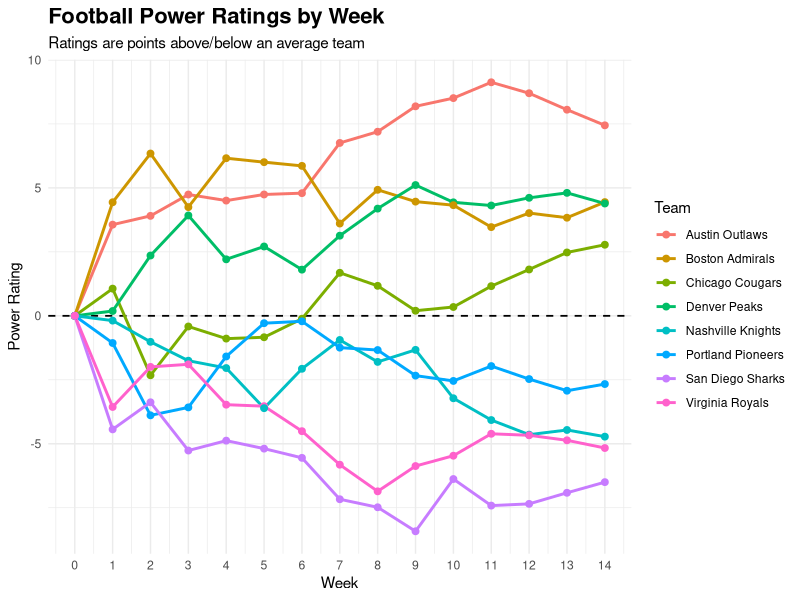
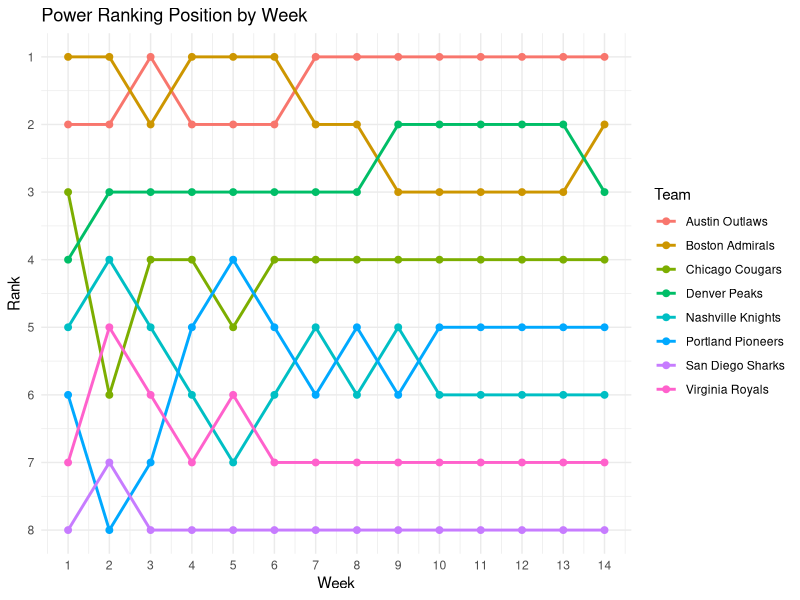
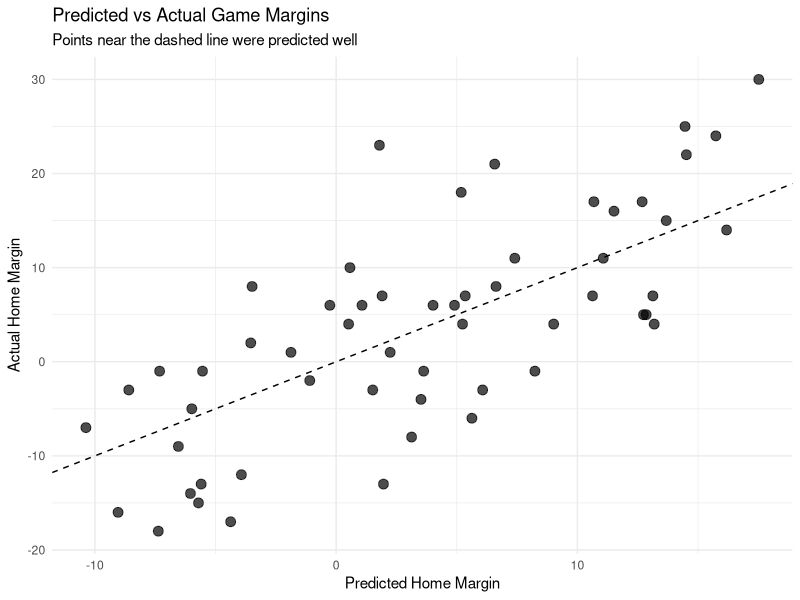
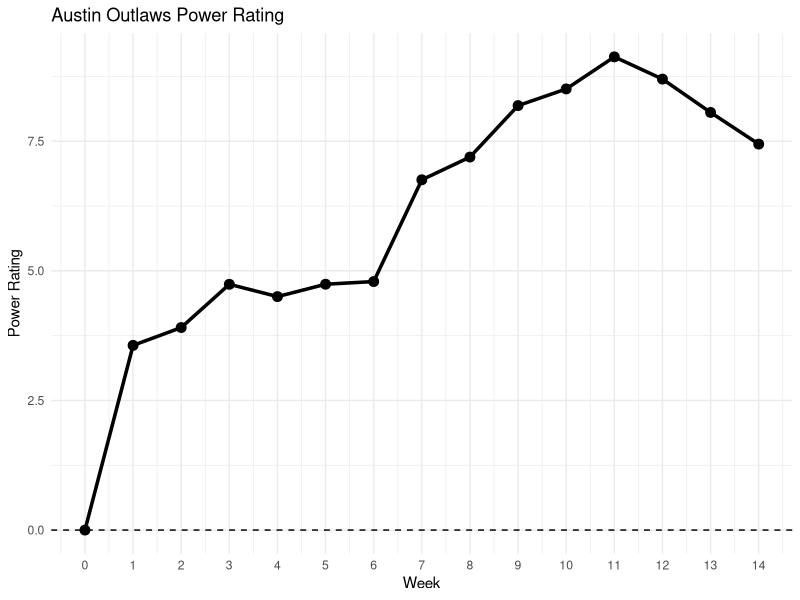
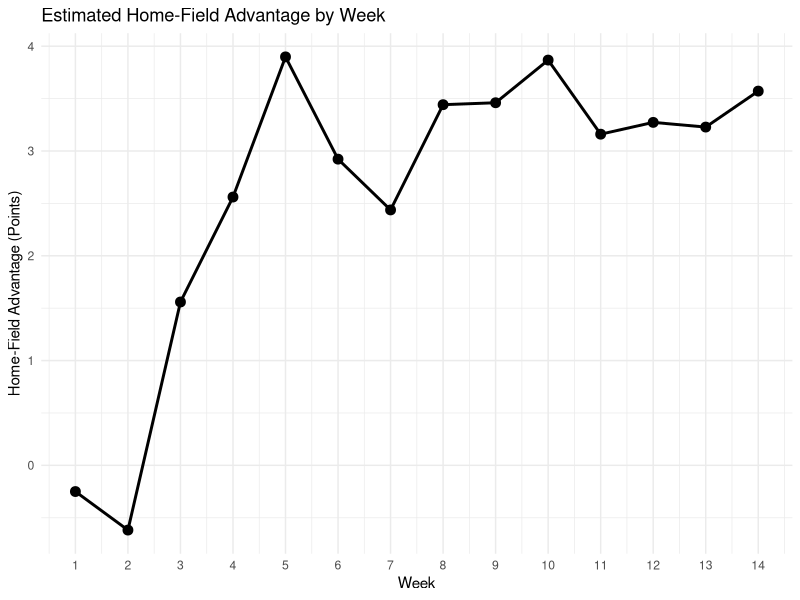

Write the R code that produced these figures, in order.
# ============================================================
# FOOTBALL POWER RATINGS - VERSION 1
# ============================================================
#
# Goal:
# Create a completely results-based power rating system.
#
# Every team begins at 0.
# No preseason rankings are used.
#
# Ratings are based on:
#   1. Scoring margin
#   2. Opponent strength
#   3. Home-field advantage
#
#
# Basic model:
#
# Home Margin =
#     Home Field Advantage
#     + Home Team Rating
#     - Away Team Rating
#     + Random Error
#
#
# Interpretation:
#
# Rating = expected points better/worse than an average team
# on a neutral field.
#
# Example:
#
# Team A = +7
# Team B = -2
#
# Neutral-field expected margin:
#
#     7 - (-2) = 9
#
# Team A would be about a 9-point favorite.
#
# ============================================================



# ============================================================
# 1. LOAD PACKAGES
# ============================================================

# Install this once if necessary:
# install.packages("ggplot2")

library(ggplot2)



# ============================================================
# 2. LOAD GAME DATA
# ============================================================

# Make sure this CSV is in your R working directory.
#
# You can check your working directory using:
#
# getwd()
#
# You can change it using:
#
# setwd("/path/to/your/folder")


games <- read.csv(
  "football_power_ratings_games.csv",
  stringsAsFactors = FALSE
)


# Examine the data
head(games)

str(games)

dim(games)



# ============================================================
# 3. BASIC DATA CHECKS
# ============================================================

# Calculate scoring margin from the home team's perspective
#
# Positive = home team won
# Negative = away team won

games$margin <-
  games$home_score -
  games$away_score


# Get every team in the league

teams <- sort(
  unique(
    c(
      games$home_team,
      games$away_team
    )
  )
)


# Print teams
teams


# Number of teams
length(teams)


# Number of games
nrow(games)


# Number of weeks
max(games$week)



# ============================================================
# 4. CHECK GAMES PLAYED BY EACH TEAM
# ============================================================

games_played_total <- sapply(
  teams,
  function(team) {
    
    sum(
      games$home_team == team |
        games$away_team == team
    )
    
  }
)


games_played_total



# ============================================================
# 5. CHECK HOME AND AWAY GAMES
# ============================================================

home_games <- sapply(
  teams,
  function(team) {
    
    sum(
      games$home_team == team
    )
    
  }
)


away_games <- sapply(
  teams,
  function(team) {
    
    sum(
      games$away_team == team
    )
    
  }
)


home_games

away_games



# ============================================================
# 6. POWER RATING FUNCTION
# ============================================================

# This is the core of the entire system.
#
# We estimate:
#
# margin =
#     home-field advantage
#     + home rating
#     - away rating
#
#
# We also use a small ridge penalty.
#
# Why?
#
# Early in the season there are not enough games to precisely
# identify each team's true strength.
#
# The ridge penalty pulls uncertain estimates slightly toward 0.
#
# IMPORTANT:
#
# Every team is treated exactly the same.
#
# Therefore this DOES NOT introduce preseason rankings.
#
# lambda controls the strength of the shrinkage.
#
# Larger lambda = ratings pulled more toward 0
# Smaller lambda = ratings react more aggressively
#
# We will begin with:
#
# lambda = 2


fit_power_ratings <- function(
    data,
    league_teams,
    lambda = 2
) {
  
  # ----------------------------------------------------------
  # Number of games
  # ----------------------------------------------------------
  
  n_games <- nrow(data)
  
  
  # Number of teams
  n_teams <- length(league_teams)
  
  
  # ----------------------------------------------------------
  # Response variable
  # ----------------------------------------------------------
  
  # Home scoring margin
  
  y <-
    data$home_score -
    data$away_score
  
  
  # ----------------------------------------------------------
  # Create model matrix
  # ----------------------------------------------------------
  
  # Columns will be:
  #
  # HFA
  # Team 1
  # Team 2
  # ...
  # Team 8
  
  X <- matrix(
    0,
    nrow = n_games,
    ncol = n_teams + 1
  )
  
  
  # Give columns names
  
  colnames(X) <-
    c(
      "HFA",
      league_teams
    )
  
  
  # ----------------------------------------------------------
  # Home-field column
  # ----------------------------------------------------------
  
  # Every game has a home team,
  # so the HFA column is always 1.
  
  X[, "HFA"] <- 1
  
  
  # ----------------------------------------------------------
  # Team columns
  # ----------------------------------------------------------
  
  # Home team receives +1.
  # Away team receives -1.
  #
  # Example:
  #
  # Austin vs Boston
  #
  # Austin = +1
  # Boston = -1
  # everyone else = 0
  
  
  for (i in seq_len(n_games)) {
    
    home_team <- data$home_team[i]
    
    away_team <- data$away_team[i]
    
    
    X[
      i,
      home_team
    ] <- 1
    
    
    X[
      i,
      away_team
    ] <- -1
    
  }
  
  
  
  # ----------------------------------------------------------
  # Ridge penalty matrix
  # ----------------------------------------------------------
  
  # HFA is NOT penalized.
  #
  # Team ratings ARE penalized slightly.
  
  penalty <- diag(
    c(
      0,
      rep(lambda, n_teams)
    )
  )
  
  
  
  # ----------------------------------------------------------
  # Estimate parameters
  # ----------------------------------------------------------
  
  # Ridge regression formula:
  #
  # beta =
  # (X'X + lambda I)^(-1) X'y
  
  
  beta <- solve(
    crossprod(X) + penalty,
    crossprod(X, y)
  )
  
  
  
  # ----------------------------------------------------------
  # Extract home-field advantage
  # ----------------------------------------------------------
  
  hfa <- as.numeric(
    beta["HFA", 1]
  )
  

  
  
  # ----------------------------------------------------------
  # Extract team ratings
  # ----------------------------------------------------------
  
  ratings <- as.numeric(
    beta[league_teams, 1]
  )
  
  names(ratings) <- league_teams
  
  
  
  # ----------------------------------------------------------
  # Center ratings at zero
  # ----------------------------------------------------------
  
  # Average team should always equal exactly 0.
  
  ratings <-
    ratings -
    mean(ratings)
  
  
  
  # ----------------------------------------------------------
  # Count games played
  # ----------------------------------------------------------
  
  games_played <- sapply(
    league_teams,
    function(team) {
      
      sum(
        data$home_team == team |
          data$away_team == team
      )
      
    }
  )
  
  
  
  # ----------------------------------------------------------
  # Create results table
  # ----------------------------------------------------------
  
  rating_table <- data.frame(
    
    team = league_teams,
    
    rating = as.numeric(ratings),
    
    games_played = as.numeric(games_played),
    
    stringsAsFactors = FALSE
    
  )
  
  
  
  # ----------------------------------------------------------
  # Create rankings
  # ----------------------------------------------------------
  
  # Highest rating receives Rank 1.
  
  rating_table$rank <- rank(
    -rating_table$rating,
    ties.method = "min"
  )
  
  
  
  # Sort from best to worst
  
  rating_table <- rating_table[
    order(
      rating_table$rank
    ),
  ]
  
  
  rownames(rating_table) <- NULL
  
  
  
  # ----------------------------------------------------------
  # Return model results
  # ----------------------------------------------------------
  
  return(
    
    list(
      
      ratings = rating_table,
      
      home_field = hfa,
      
      coefficients = beta
      
    )
    
  )
  
}



# ============================================================
# 7. WEEK 0
# ============================================================

# Before any games are played:
#
# EVERY TEAM = 0
#
# There are no preseason assumptions.

week_zero <- data.frame(
  
  team = teams,
  
  rating = 0,
  
  games_played = 0,
  
  rank = NA,
  
  week = 0,
  
  home_field = 0,
  
  stringsAsFactors = FALSE
  
)


week_zero



# ============================================================
# 8. CALCULATE WEEK-BY-WEEK RATINGS
# ============================================================

# We recalculate the entire system every week.
#
# Week 1:
# Only Week 1 games
#
# Week 2:
# Weeks 1-2
#
# Week 3:
# Weeks 1-3
#
# etc.
#
# NO future games are allowed into previous weeks.


max_week <- max(
  games$week
)


weekly_list <- list()


# Add Week 0
weekly_list[[1]] <- week_zero



# Loop through the season

for (w in 1:max_week) {
  
  
  # ----------------------------------------------------------
  # Keep only games played through this week
  # ----------------------------------------------------------
  
  current_games <- games[
    games$week <= w,
  ]
  
  
  
  # ----------------------------------------------------------
  # Fit rating system
  # ----------------------------------------------------------
  
  current_model <- fit_power_ratings(
    
    data = current_games,
    
    league_teams = teams,
    
    lambda = 2
    
  )
  
  
  
  # ----------------------------------------------------------
  # Extract ratings
  # ----------------------------------------------------------
  
  week_ratings <-
    current_model$ratings
  
  
  
  # Add week number
  
  week_ratings$week <- w
  
  
  
  # Add current HFA estimate
  
  week_ratings$home_field <-
    current_model$home_field
  
  
  
  # Store results
  
  weekly_list[[w + 1]] <-
    week_ratings
  
}



# ============================================================
# 9. COMBINE ALL WEEKS
# ============================================================

weekly_ratings <- do.call(
  rbind,
  weekly_list
)


rownames(weekly_ratings) <- NULL



# Look at results

weekly_ratings



# ============================================================
# 10. FINAL-SEASON POWER RATINGS
# ============================================================

final_model <- fit_power_ratings(
  
  data = games,
  
  league_teams = teams,
  
  lambda = 2
  
)


final_ratings <-
  final_model$ratings


cat(
  "\n========================================\n"
)

cat(
  "FINAL POWER RATINGS\n"
)

cat(
  "========================================\n\n"
)


print(
  final_ratings
)



# ============================================================
# 11. FINAL HOME-FIELD ADVANTAGE
# ============================================================

cat(
  "\nEstimated Home-Field Advantage:",
  round(
    final_model$home_field,
    2
  ),
  "points\n"
)



# ============================================================
# 12. LOOK AT A SPECIFIC WEEK
# ============================================================

# Change this number to whichever week you want.

week_to_view <- 5


week_results <- weekly_ratings[
  
  weekly_ratings$week == week_to_view,
  
]


# Sort by rank

week_results <- week_results[
  order(
    week_results$rank
  ),
]


cat(
  "\n========================================\n"
)

cat(
  "POWER RATINGS AFTER WEEK",
  week_to_view,
  "\n"
)

cat(
  "========================================\n\n"
)


print(
  week_results
)



# ============================================================
# 13. WEEKLY RANKINGS TABLE
# ============================================================

weekly_rankings <- weekly_ratings[
  order(
    weekly_ratings$week,
    weekly_ratings$rank
  ),
]


weekly_rankings



# ============================================================
# 14. PLOT POWER RATINGS OVER TIME
# ============================================================

rating_plot <- ggplot(
  
  weekly_ratings,
  
  aes(
    x = week,
    y = rating,
    color = team
  )
  
) +
  
  geom_hline(
    yintercept = 0,
    linetype = "dashed",
    linewidth = 0.6
  ) +
  
  geom_line(
    linewidth = 1
  ) +
  
  geom_point(
    size = 2
  ) +
  
  scale_x_continuous(
    breaks = 0:max_week
  ) +
  
  labs(
    
    title = "Football Power Ratings by Week",
    
    subtitle =
      "Ratings are points above/below an average team",
    
    x = "Week",
    
    y = "Power Rating",
    
    color = "Team"
    
  ) +
  
  theme_minimal() +
  
  theme(
    
    plot.title =
      element_text(
        face = "bold",
        size = 16
      ),
    
    legend.position = "right"
    
  )


print(
  rating_plot
)



# ============================================================
# 15. PLOT WEEKLY RANK
# ============================================================

rank_plot <- ggplot(
  
  weekly_ratings[
    weekly_ratings$week > 0,
  ],
  
  aes(
    x = week,
    y = rank,
    color = team
  )
  
) +
  
  geom_line(
    linewidth = 1
  ) +
  
  geom_point(
    size = 2
  ) +
  
  scale_y_reverse(
    
    breaks = 1:length(teams)
    
  ) +
  
  scale_x_continuous(
    
    breaks = 1:max_week
    
  ) +
  
  labs(
    
    title = "Power Ranking Position by Week",
    
    x = "Week",
    
    y = "Rank",
    
    color = "Team"
    
  ) +
  
  theme_minimal()


print(
  rank_plot
)



# ============================================================
# 16. PREDICT A MATCHUP
# ============================================================

predict_game <- function(
    home_team,
    away_team,
    model
) {
  
  
  ratings <-
    model$ratings
  
  
  
  # Get home team rating
  
  home_rating <- ratings$rating[
    ratings$team == home_team
  ]
  
  
  
  # Get away team rating
  
  away_rating <- ratings$rating[
    ratings$team == away_team
  ]
  
  
  
  # Error checking
  
  if (
    length(home_rating) == 0
  ) {
    
    stop(
      paste(
        "Home team not found:",
        home_team
      )
    )
    
  }
  
  
  if (
    length(away_rating) == 0
  ) {
    
    stop(
      paste(
        "Away team not found:",
        away_team
      )
    )
    
  }
  
  
  
  # Home-field advantage
  
  hfa <-
    model$home_field
  
  
  
  # Predicted margin
  
  predicted_margin <-
    
    home_rating -
    away_rating +
    hfa
  
  
  
  # Print results
  
  cat(
    "\n========================================\n"
  )
  
  cat(
    "MATCHUP PREDICTION\n"
  )
  
  cat(
    "========================================\n\n"
  )
  
  
  cat(
    "Home Team:",
    home_team,
    "\n"
  )
  
  
  cat(
    "Away Team:",
    away_team,
    "\n\n"
  )
  
  
  cat(
    "Home Rating:",
    round(
      home_rating,
      2
    ),
    "\n"
  )
  
  
  cat(
    "Away Rating:",
    round(
      away_rating,
      2
    ),
    "\n"
  )
  
  
  cat(
    "Home-Field Advantage:",
    round(
      hfa,
      2
    ),
    "\n\n"
  )
  
  
  cat(
    "Predicted Home Margin:",
    round(
      predicted_margin,
      2
    ),
    "\n\n"
  )
  
  
  
  # Favorite
  
  if (
    predicted_margin > 0
  ) {
    
    cat(
      home_team,
      "is favored by",
      round(
        predicted_margin,
        1
      ),
      "points.\n"
    )
    
    
  } else if (
    predicted_margin < 0
  ) {
    
    cat(
      away_team,
      "is favored by",
      round(
        abs(predicted_margin),
        1
      ),
      "points.\n"
    )
    
    
  } else {
    
    cat(
      "The matchup is rated as even.\n"
    )
    
  }
  
  
  
  # Return value invisibly
  
  invisible(
    predicted_margin
  )
  
}



# ============================================================
# 17. EXAMPLE MATCHUP PREDICTION
# ============================================================

predict_game(
  
  home_team =
    "Austin Outlaws",
  
  away_team =
    "Boston Admirals",
  
  model =
    final_model
  
)



# ============================================================
# 18. GET RATING FOR EACH GAME
# ============================================================

# Make a lookup vector.

rating_lookup <-
  final_ratings$rating


names(rating_lookup) <-
  final_ratings$team



# Add ratings to game data

games$home_rating <-
  rating_lookup[
    games$home_team
  ]


games$away_rating <-
  rating_lookup[
    games$away_team
  ]



# ============================================================
# 19. PREDICT EVERY GAME
# ============================================================

games$predicted_margin <-
  
  final_model$home_field +
  
  games$home_rating -
  
  games$away_rating



# Actual margin

games$actual_margin <-
  
  games$home_score -
  
  games$away_score



# Prediction error

games$residual <-
  
  games$actual_margin -
  
  games$predicted_margin



# Look at predictions

head(
  games[
    ,
    c(
      "week",
      "home_team",
      "away_team",
      "actual_margin",
      "predicted_margin",
      "residual"
    )
  ]
)



# ============================================================
# 20. MODEL RMSE
# ============================================================

rmse <- sqrt(
  
  mean(
    games$residual^2
  )
  
)


cat(
  "\nModel RMSE:",
  round(
    rmse,
    3
  ),
  "points\n"
)



# ============================================================
# 21. MODEL MAE
# ============================================================

mae <- mean(
  abs(
    games$residual
  )
)


cat(
  "Model MAE:",
  round(
    mae,
    3
  ),
  "points\n"
)



# ============================================================
# 22. CORRELATION BETWEEN PREDICTED AND ACTUAL MARGINS
# ============================================================

margin_correlation <- cor(
  
  games$predicted_margin,
  
  games$actual_margin
  
)


cat(
  "Predicted/Actual Margin Correlation:",
  round(
    margin_correlation,
    3
  ),
  "\n"
)



# ============================================================
# 23. DID THE MODEL PICK THE CORRECT WINNER?
# ============================================================

games$predicted_home_win <-
  games$predicted_margin > 0


games$actual_home_win <-
  games$actual_margin > 0


games$correct_winner <-
  
  games$predicted_home_win ==
  games$actual_home_win



winner_accuracy <- mean(
  games$correct_winner
)


cat(
  "Winner Prediction Accuracy:",
  round(
    winner_accuracy * 100,
    1
  ),
  "%\n"
)



# ============================================================
# 24. PLOT PREDICTED VS ACTUAL MARGINS
# ============================================================

prediction_plot <- ggplot(
  
  games,
  
  aes(
    x = predicted_margin,
    y = actual_margin
  )
  
) +
  
  geom_point(
    size = 3,
    alpha = 0.7
  ) +
  
  geom_abline(
    
    intercept = 0,
    
    slope = 1,
    
    linetype = "dashed"
    
  ) +
  
  labs(
    
    title =
      "Predicted vs Actual Game Margins",
    
    subtitle =
      "Points near the dashed line were predicted well",
    
    x =
      "Predicted Home Margin",
    
    y =
      "Actual Home Margin"
    
  ) +
  
  theme_minimal()


print(
  prediction_plot
)



# ============================================================
# 25. VIEW ONE TEAM'S RATING HISTORY
# ============================================================

team_to_view <-
  "Austin Outlaws"


team_history <- weekly_ratings[
  
  weekly_ratings$team ==
    team_to_view,
  
]


team_history



# ============================================================
# 26. PLOT ONE TEAM
# ============================================================

single_team_plot <- ggplot(
  
  team_history,
  
  aes(
    x = week,
    y = rating
  )
  
) +
  
  geom_hline(
    
    yintercept = 0,
    
    linetype = "dashed"
    
  ) +
  
  geom_line(
    linewidth = 1.2
  ) +
  
  geom_point(
    size = 3
  ) +
  
  scale_x_continuous(
    breaks = 0:max_week
  ) +
  
  labs(
    
    title = paste(
      team_to_view,
      "Power Rating"
    ),
    
    x = "Week",
    
    y = "Power Rating"
    
  ) +
  
  theme_minimal()


print(
  single_team_plot
)



# ============================================================
# 27. HOME-FIELD ADVANTAGE OVER TIME
# ============================================================

# One HFA estimate exists for every team in each week,
# so keep only one observation per week.

hfa_history <- weekly_ratings[
  
  !duplicated(
    weekly_ratings$week
  ),
  
  c(
    "week",
    "home_field"
  )
  
]


hfa_history



# ============================================================
# 28. PLOT HOME-FIELD ADVANTAGE
# ============================================================

hfa_plot <- ggplot(
  
  hfa_history[
    hfa_history$week > 0,
  ],
  
  aes(
    x = week,
    y = home_field
  )
  
) +
  
  geom_line(
    linewidth = 1
  ) +
  
  geom_point(
    size = 3
  ) +
  
  scale_x_continuous(
    breaks = 1:max_week
  ) +
  
  labs(
    
    title =
      "Estimated Home-Field Advantage by Week",
    
    x = "Week",
    
    y = "Home-Field Advantage (Points)"
    
  ) +
  
  theme_minimal()


print(
  hfa_plot
)



# ============================================================
# 29. FINAL SUMMARY
# ============================================================

cat(
  "\n\n"
)

cat(
  "========================================\n"
)

cat(
  "FINAL MODEL SUMMARY\n"
)

cat(
  "========================================\n\n"
)


cat(
  "Teams:",
  length(teams),
  "\n"
)


cat(
  "Games:",
  nrow(games),
  "\n"
)


cat(
  "Weeks:",
  max_week,
  "\n"
)


cat(
  "Estimated Home-Field Advantage:",
  round(
    final_model$home_field,
    2
  ),
  "\n"
)


cat(
  "RMSE:",
  round(
    rmse,
    2
  ),
  "\n"
)


cat(
  "MAE:",
  round(
    mae,
    2
  ),
  "\n"
)


cat(
  "Winner Accuracy:",
  round(
    winner_accuracy * 100,
    1
  ),
  "%",
  "\n\n"
)


cat(
  "FINAL POWER RATINGS:\n\n"
)


print(
  final_ratings
)



# ============================================================
# 30. SAVE RESULTS
# ============================================================

# Save weekly ratings

write.csv(
  
  weekly_ratings,
  
  "weekly_power_ratings.csv",
  
  row.names = FALSE
  
)


# Save final ratings

write.csv(
  
  final_ratings,
  
  "final_power_ratings.csv",
  
  row.names = FALSE
  
)


# Save game predictions

write.csv(
  
  games,
  
  "power_rating_game_predictions.csv",
  
  row.names = FALSE
  
)



# ============================================================
# END
# ============================================================
